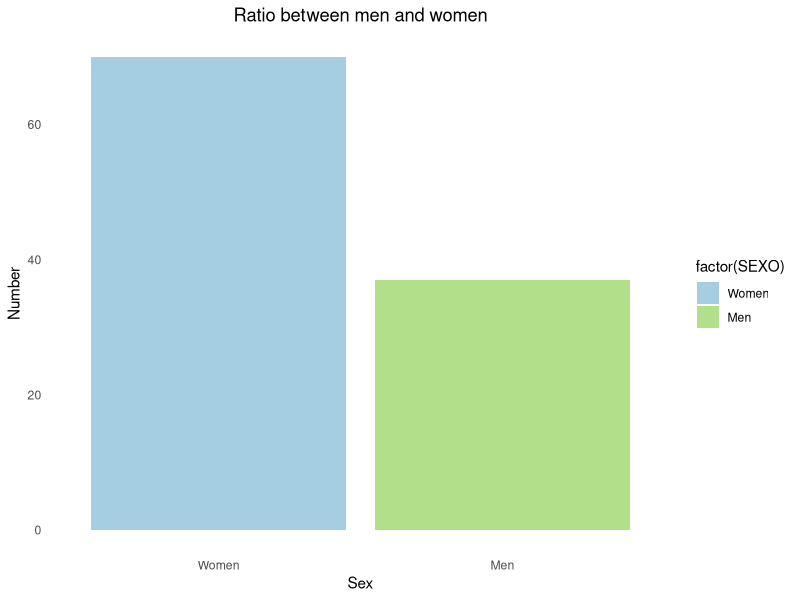
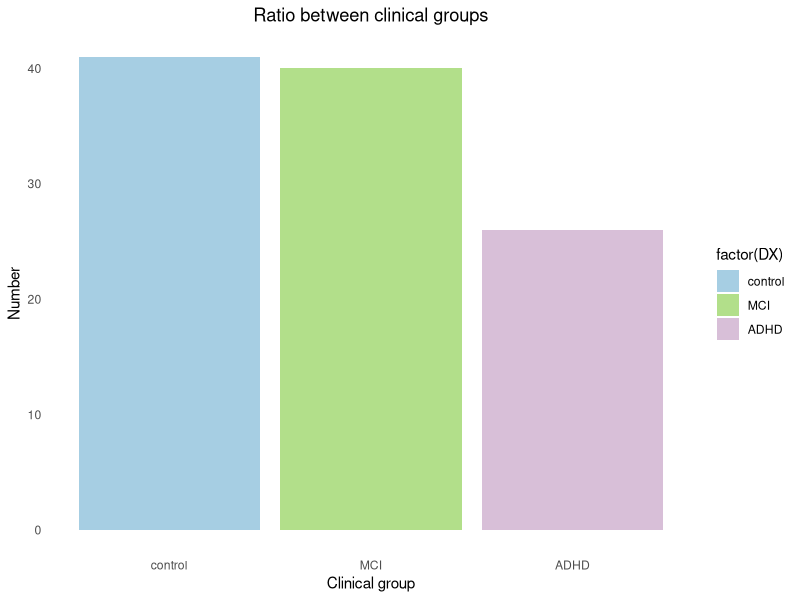
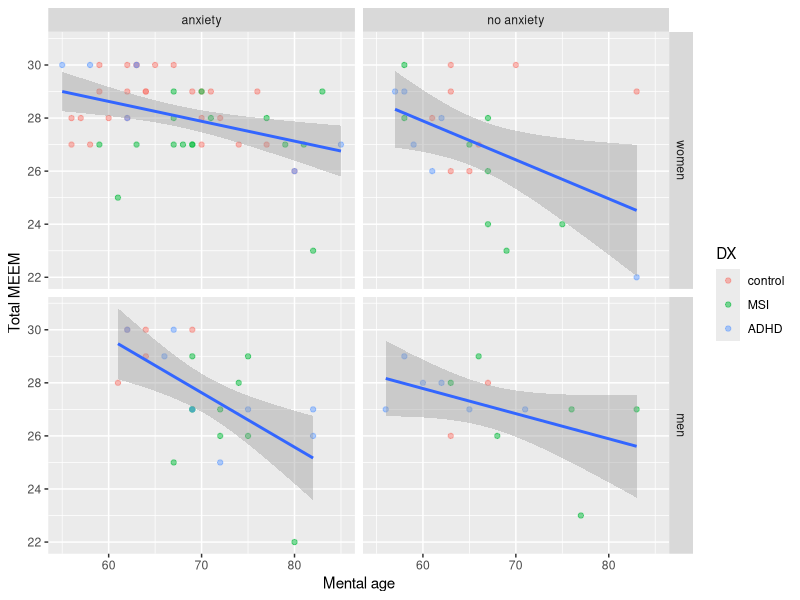
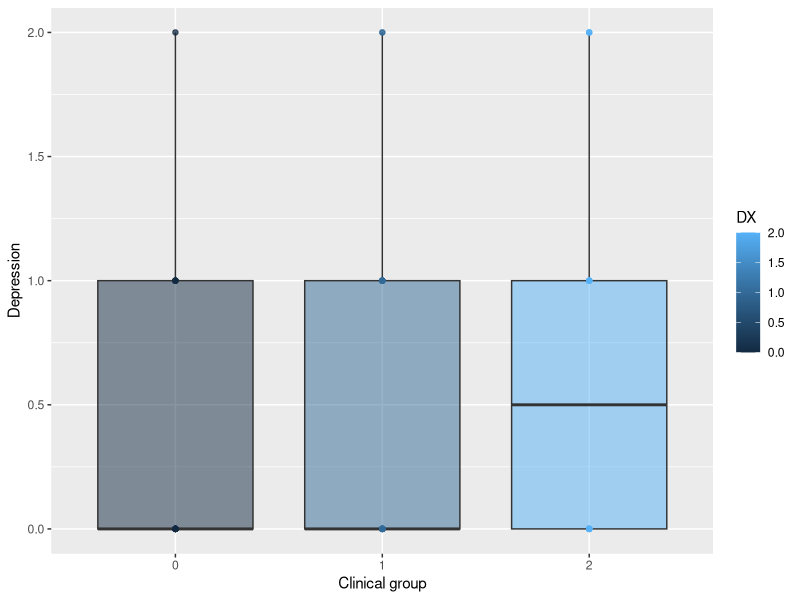
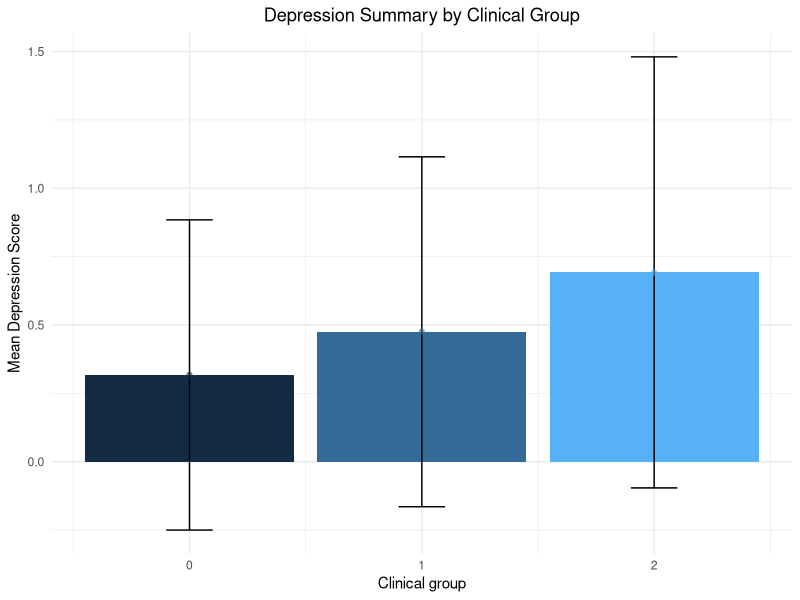
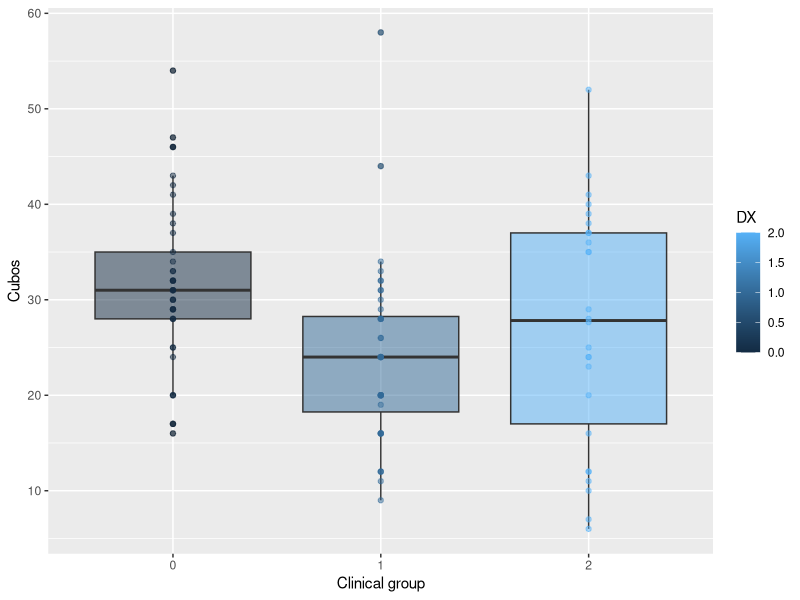
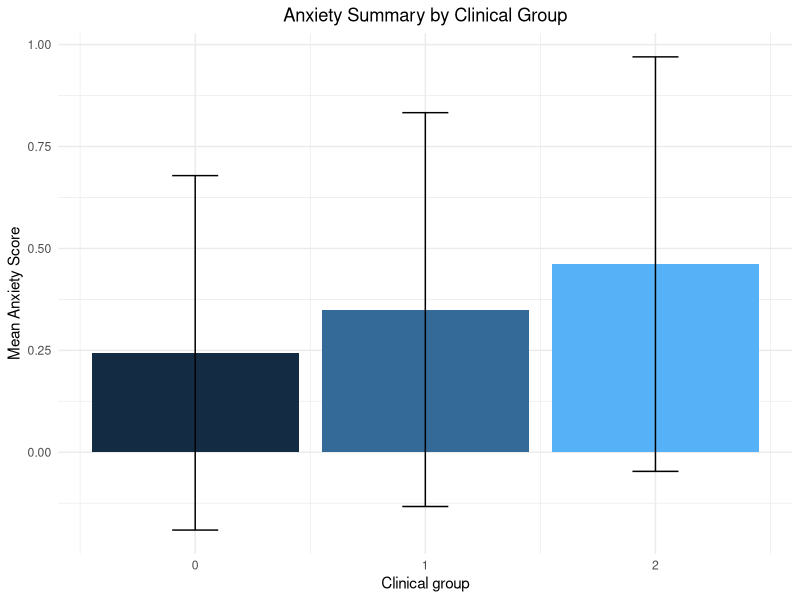
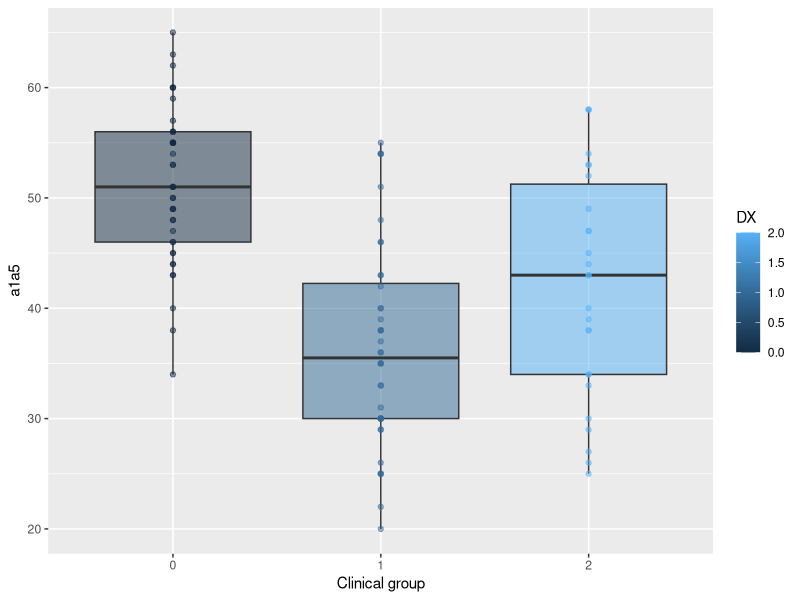

Write the R code that produced these figures, in order.
## ---- chunk 1
require(readxl)
require(dplyr)
require(ggplot2)
require(viridis)
require(reshape2)
require(GGally)
require(cowplot)
require(tidyr)
## ---- chunk 2
clean_df <- read_excel(path = "data/ADHD_MC.xlsx")
clean_df[clean_df == 999] <- NA
clean_df <- clean_df %>%
  mutate_all(~ifelse(is.na(.), mean(., na.rm = TRUE), .))
clean_df
## ---- chunk 3
#Missing values from the adhd_df
nrow(clean_df)
sum(is.na(clean_df))
last_cols <- clean_df[c('cubost','TMTAz','TMTBz')]
colSums(is.na(last_cols))
## ---- chunk 4
str(clean_df)
## ---- chunk 5
pastel_colors <- c("#A6CEE3", "#B2DF8A")
labels <- c("Women", "Men")
ggplot(clean_df, aes(x = factor(SEXO), fill = factor(SEXO))) +
  geom_bar() +
  labs(title = "Ratio between men and women", x = "Sex", y = "Number") +
  scale_x_discrete(labels = c("Women", "Men")) +
  scale_fill_manual(values = pastel_colors, labels = labels) +
  theme_minimal() +
  theme(
    plot.title = element_text(hjust = 0.5),
    panel.grid.major = element_blank(),
    panel.grid.minor = element_blank()
  )
## ---- chunk 6
sex <- table(clean_df$SEXO)
women <- sex[1] / (sex[1] + sex[2]) * 100
men <- 100 - women
message <- sprintf("There were %.2f%% females.", women)
cat(message, "\n")
## ---- chunk 7
pastel_colors <- c("#A6CEE3", "#B2DF8A", "#D8BFD8")
labels <- c("control", "MCI", "ADHD")

ggplot(clean_df, aes(x = factor(DX), fill = factor(DX))) +
  geom_bar() +
  labs(title = "Ratio between clinical groups", x = "Clinical group", y = "Number") +
  scale_x_discrete(labels = c("control", "MCI", "ADHD")) +
  scale_fill_manual(values = pastel_colors, labels = labels) +  
  theme_minimal() +
  theme(
    plot.title = element_text(hjust = 0.5),  
    panel.grid.major = element_blank(),      
    panel.grid.minor = element_blank()       
  )
## ---- chunk 8
groups <- table(clean_df$DX)
control <- groups[1]/(groups[1]+groups[2]+groups[3])*100
mci <- groups[2]/(groups[1]+groups[2]+groups[3])*100
adhd <- 100 - (control+mci)

variables <- c("control", "mci", "adhd")
labels <- c("controls", "MSI patients", "ADHD patients")

for (i in seq_along(variables)) {
  message <- sprintf("There were %.2f%% %s.", get(variables[i]), labels[i])
  cat(message, "\n")
}
## ---- chunk 9
clean_df %>%
  mutate (Anxiety = factor(Anxiety,
                      levels = c('0','1'),
                      labels = c('anxiety', 'no anxiety'))) %>%
  mutate (DX = factor(DX,
                      levels = c('0','1','2'),
                      labels = c('control', 'MSI','ADHD'))) %>%
  mutate (SEXO = factor(SEXO,
                      levels = c('0','1'),
                      labels = c('women', 'men'))) %>%
  ggplot(aes(IDADE, `MEEM total`))+
  labs(x = "Mental age", y = "Total MEEM")+
  geom_point(aes(color=DX), alpha = 0.5)+
  geom_smooth(method = 'lm')+
  facet_grid(SEXO~Anxiety)
## ---- chunk 10
ggplot(clean_df, aes(x = factor(DX), y = Depression, fill = DX)) +
  geom_boxplot(alpha=0.5) +
  labs(x = "Clinical group", y = "Depression")+ 
  geom_point(aes(color=DX), alpha = 0.5)+
  geom_smooth()
## ---- chunk 11
summary_depression <- aggregate(Depression ~ DX, data = clean_df, function(x) c(mean = mean(x), sd = sd(x)))
summary_depression2 <- do.call(data.frame, summary_depression)
summary_depression2
## ---- chunk 12
ggplot(summary_depression2, aes(x = DX, y = Depression.mean, fill = DX)) +
  geom_bar(stat = "identity", position = position_dodge(width = 0.8)) +
  geom_errorbar(aes(ymin = Depression.mean - Depression.sd, ymax = Depression.mean + Depression.sd), width = 0.2, position = position_dodge(width = 0.8)) +
  labs(title = "Depression Summary by Clinical Group", x = "Clinical group", y = "Mean Depression Score") +
  theme_minimal() +
  geom_point(aes(color=DX), alpha = 0.5)+
  theme(
    plot.title = element_text(hjust = 0.5),
    legend.position = "none" 
  )
## ---- chunk 13
clean_df %>%
  filter(cubos != '999') %>%                         #remove the outlier
  ggplot(aes(x = factor(DX), y = cubos, fill = DX)) +
  geom_boxplot(alpha=0.5) +
  labs(x = "Clinical group", y = "Cubos")+ 
  geom_point(aes(color=DX), alpha = 0.5)+
  geom_smooth()
## ---- chunk 14
summary_anxiety <- aggregate(Anxiety ~ DX, data = clean_df, function(x) c(mean = mean(x), sd = sd(x)))
summary_anxiety2 <- do.call(data.frame, summary_anxiety)
summary_anxiety2
## ---- chunk 15
ggplot(summary_anxiety2, aes(x = DX, y = Anxiety.mean, fill = DX)) +
  geom_bar(stat = "identity", position = position_dodge(width = 0.8)) +
  geom_errorbar(aes(ymin = Anxiety.mean - Anxiety.sd, ymax = Anxiety.mean + Anxiety.sd), width = 0.2, position = position_dodge(width = 0.8)) +
  labs(title = "Anxiety Summary by Clinical Group", x = "Clinical group", y = "Mean Anxiety Score") +
  theme_minimal() +
  theme(
    plot.title = element_text(hjust = 0.5),
    legend.position = "none" 
  )
## ---- chunk 16
ggplot(clean_df, aes(x = factor(DX), y = a1a5, fill = DX)) +
  geom_boxplot(alpha=0.5) +
  labs(x = "Clinical group", y = "a1a5")+ 
  geom_point(aes(color=DX), alpha = 0.5)+
  geom_smooth()
## ---- chunk 17
data<-dplyr::select(clean_df, DX, Animais, FAS, TMTA, A7)
print(data)
## ---- chunk 18
data %>%
  ggpairs(aes(color = as.factor(DX), alpha = 0.7),
    upper = list(continuous = wrap("points", size = 2.5))) +
  theme(
    axis.ticks.x = element_blank(),
    axis.text.x = element_blank(),
    axis.ticks.y = element_blank(),
    axis.text.y = element_blank()
  )
## ---- chunk 19
hist.IDADE <- ggplot(data = clean_df, aes(IDADE)) +
  geom_histogram()

hist.GAI <- ggplot(data = clean_df, aes(GAI)) +
  geom_histogram()

hist.GDS <- ggplot(data = clean_df, aes(GDS)) +
  geom_histogram()

hist.ESC <- ggplot(data = clean_df, aes(ESC)) +
  geom_histogram()

labels = c('age', 'gai','gds','ESC')

plot_grid(hist.IDADE, hist.GAI, hist.GDS, hist.ESC, align = "hv")
## ---- chunk 20
clean_df[2]
clean_df
## ---- chunk 21
significant_columns <- c()

for (column in 3:32) {
  model <- aov(DX ~ factor(clean_df[[column]]), data = clean_df)
  summary_result <- summary(model)
  if (summary_result[[1]]$`Pr(>F)`[1] < 0.05) {
    cat("Column:", colnames(clean_df)[column], "has a significant difference.\n")
    significant_columns <- c(significant_columns, colnames(clean_df)[column])
  }
}
## ---- chunk 22
# Tworzenie ramki danych z danymi do wykresu
mean_data <- clean_df %>%
  group_by(DX) %>%
  summarise(across(all_of(significant_columns), mean))

# Przygotowanie danych do wykresu w formacie "dłuższym"
mean_data_long <- pivot_longer(mean_data, cols = -DX, names_to = "Column", values_to = "Mean")

# Tworzenie wykresu kolumnowego
ggplot(mean_data_long, aes(x = Column, y = Mean, fill = factor(DX))) +
  geom_bar(stat = "identity", position = "dodge") +
  labs(title = "Means for Significant Columns with respect to DX", y = "Mean", fill = "DX") +
  theme_minimal()
## ---- chunk 23

